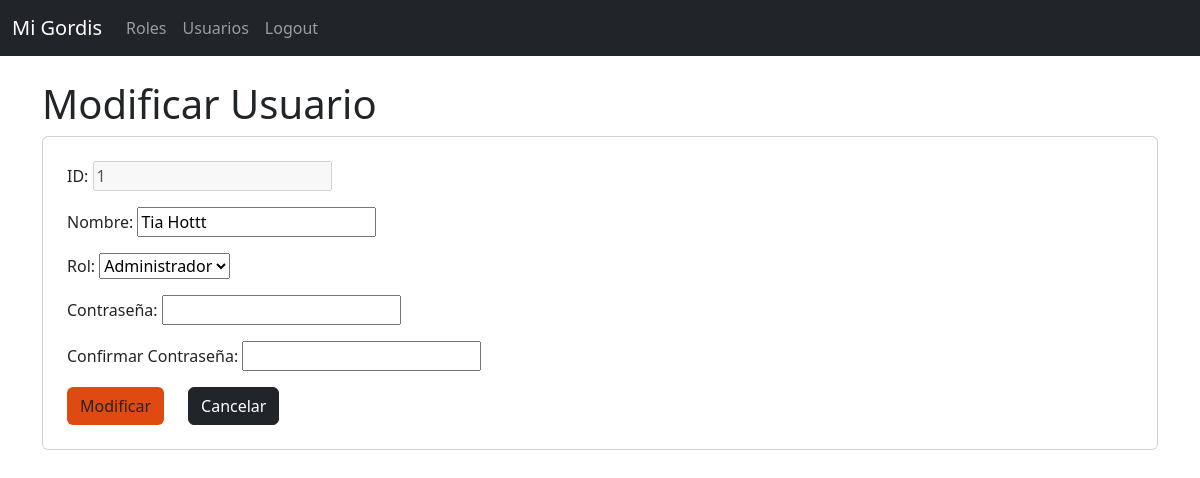
Before: /usuarios/modificar/1 (signed in) with the older database file.
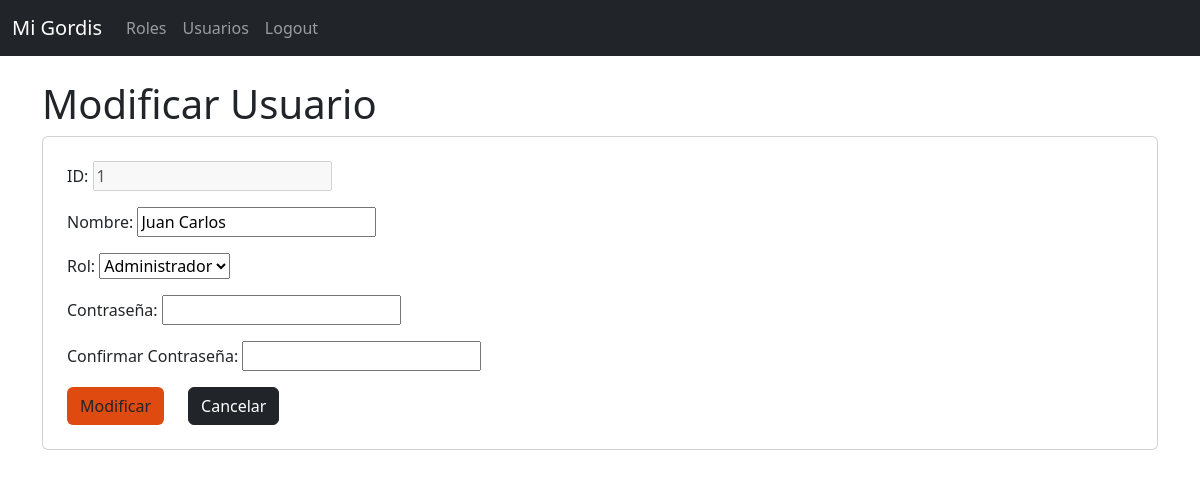
After: the same page with the newer database file.
### app/models.py (models this page shows)
class Usuario(models.Model):
    id_usuario=models.CharField(max_length=15, primary_key=True)
    nombre_usuario = models.CharField(max_length=50)
    rol_usuario = models.ForeignKey(Rol, on_delete=models.CASCADE)
    contraseña_usuario = models.CharField(max_length=20)

### app/views.py (the view)
# urls.py: path('usuarios/modificar/<int:usuario_id>', views.usuario_modificar, name='usuario_modificar'),
@login_required
def usuario_modificar(request, usuario_id):
    usuario = get_object_or_404(Usuario, id_usuario=usuario_id)
    if request.method == "POST":
        form = UsuarioForm(request.POST, instance=usuario)
        if form.is_valid():
            form.save(commit=True)
            return redirect('usuarios')
    else:
        form = UsuarioForm(instance=usuario)
    contexto = {'form': form}
    return render(request, "usuario/usuario_modificar.html", contexto)

### app/forms.py (shortened to what this page needs)
class UsuarioForm(forms.ModelForm):
    class Meta:
        model = Usuario
        fields = "__all__"
    id_usuario = forms.CharField(
        label="ID", widget=forms.TextInput(attrs={"class": "input"})
    )
    nombre_usuario = forms.CharField(
        label="Nombre", widget=forms.TextInput(attrs={"class": "input"})
    )
    rol_usuario = forms.ModelChoiceField(
        label="Rol",
        queryset=Rol.objects.all(),
        widget=forms.Select(attrs={"class": "select"}),
    )
    contraseña_usuario = forms.CharField(
        label="Contraseña",
        widget=forms.PasswordInput(attrs={"class": "input"}),
    )
    confirmar_contraseña = forms.CharField(
        label="Confirmar Contraseña",
        widget=forms.PasswordInput(attrs={"class": "input"})
    )
    def __init__(self, *args, **kwargs):
        super(UsuarioForm, self).__init__(*args, **kwargs)
        if self.instance.pk:
            self.fields['id_usuario'].disabled = True

### app/models.py (called while the page is built)
    def __str__(self):
        return self.nombre_rol

### app/templates/usuario/usuario_modificar.html (shortened to what this page needs)
{% extends 'layouts/base.html' %}
{% block content %}
<h1>Modificar Usuario</h1>
<div class="card p-4">
  <form method="POST">
    <div class="mb-3">
      {{ form.as_p }}
    </div>
    <div class="d-flex gap-4">
      <button type="submit" class="btn btn-color">Modificar</button>
      <a href="{% url 'usuarios' %}" class="btn btn-dark">Cancelar</a>
    </div>
  </form>
</div>
{% endblock %}

Changed rows visible on the page:
changed Usuario "Administrador": nombre_usuario "Tia Hottt" → "Juan Carlos"
